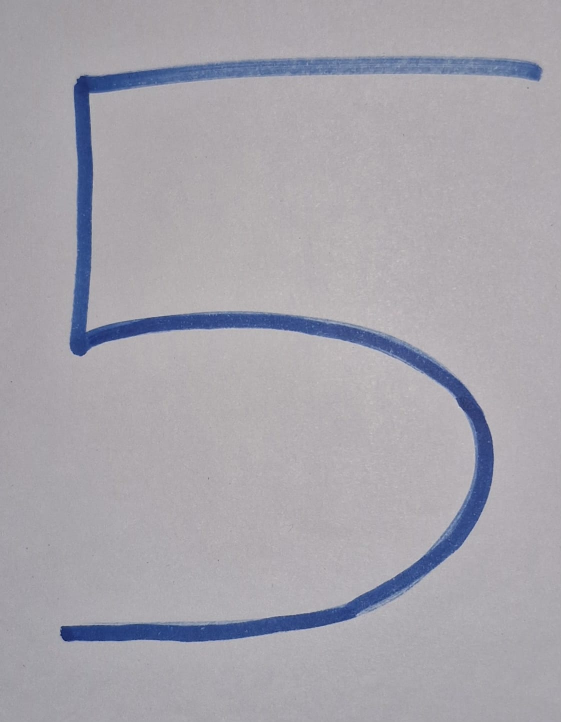
#> input picture images/digit_5_cropped.jpeg, 1122 x 1444 px, found by its file name (shown at 1/2 size)
$ python image_processing.py
#> lines starting #> are read from the running program, lines starting #| are printed output that depends on the picture
import cv2

image = cv2.imread("images/digit_5_cropped.jpeg")
#> image is the input picture: shape (1444, 1122, 3); mean B, G, R 172.2, 164.6, 166.8

if image is None:
    print("Image not found!")
    exit()

display = cv2.resize(image, (400, 500))
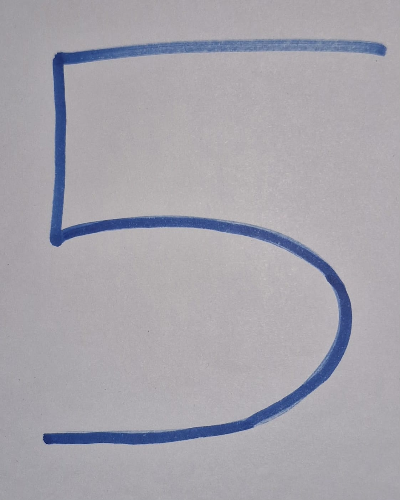
#> display: shape (500, 400, 3); mean B, G, R 172.1, 164.4, 166.7

gray = cv2.cvtColor(image, cv2.COLOR_BGR2GRAY)
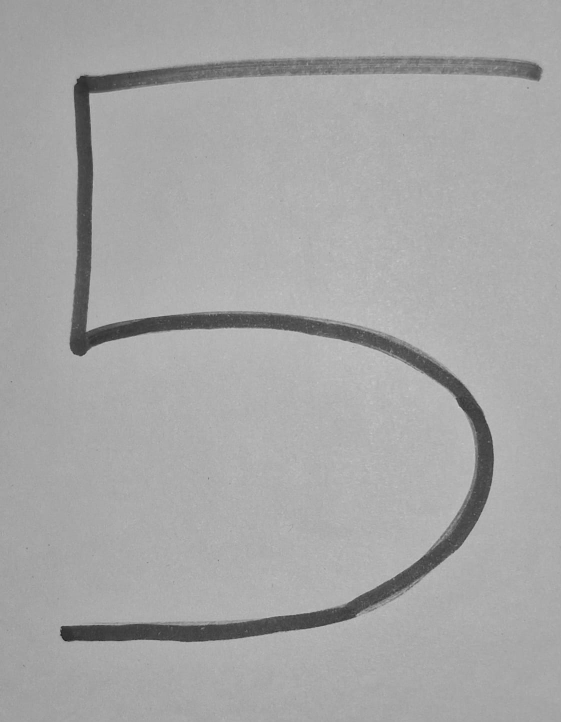
#> gray: shape (1444, 1122) (shown at 1/2 size); min 18, max 212, mean 166
resized = cv2.resize(gray, (28, 28))
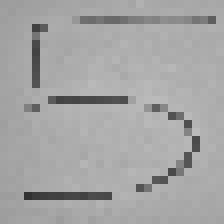
#> resized: shape (28, 28) (shown 8 times larger); min 49, max 187, mean 164.9
blurred = cv2.GaussianBlur(resized, (3, 3), 0)
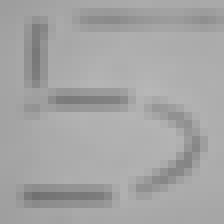
#> blurred: shape (28, 28) (shown 8 times larger); min 113, max 183, mean 165

cv2.imwrite("results/grayscale.jpg", gray)
cv2.imwrite("results/resized.jpg", resized)
cv2.imwrite("results/blurred.jpg", blurred)


print("Image processing completed successfully!")
